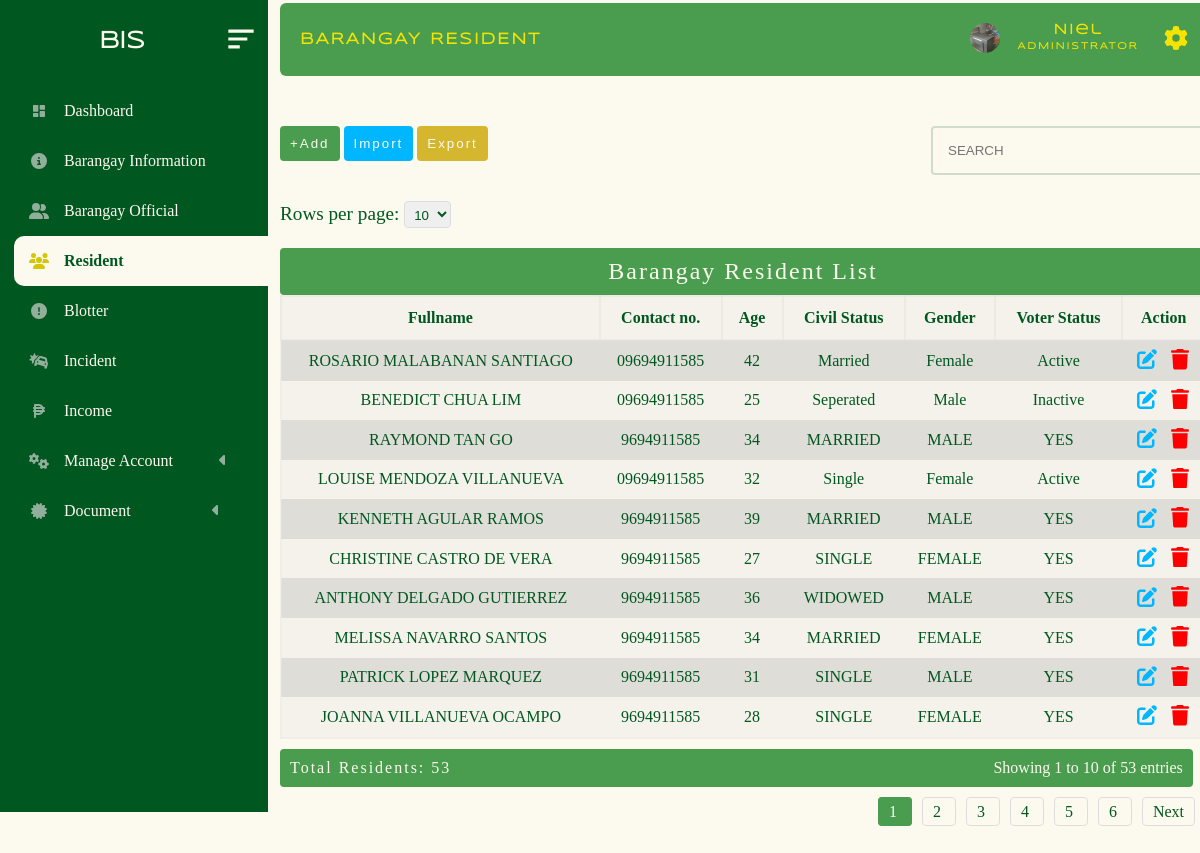
/administrator/admin_panel/resident.php (signed in), run on an earlier commit of the app's database.
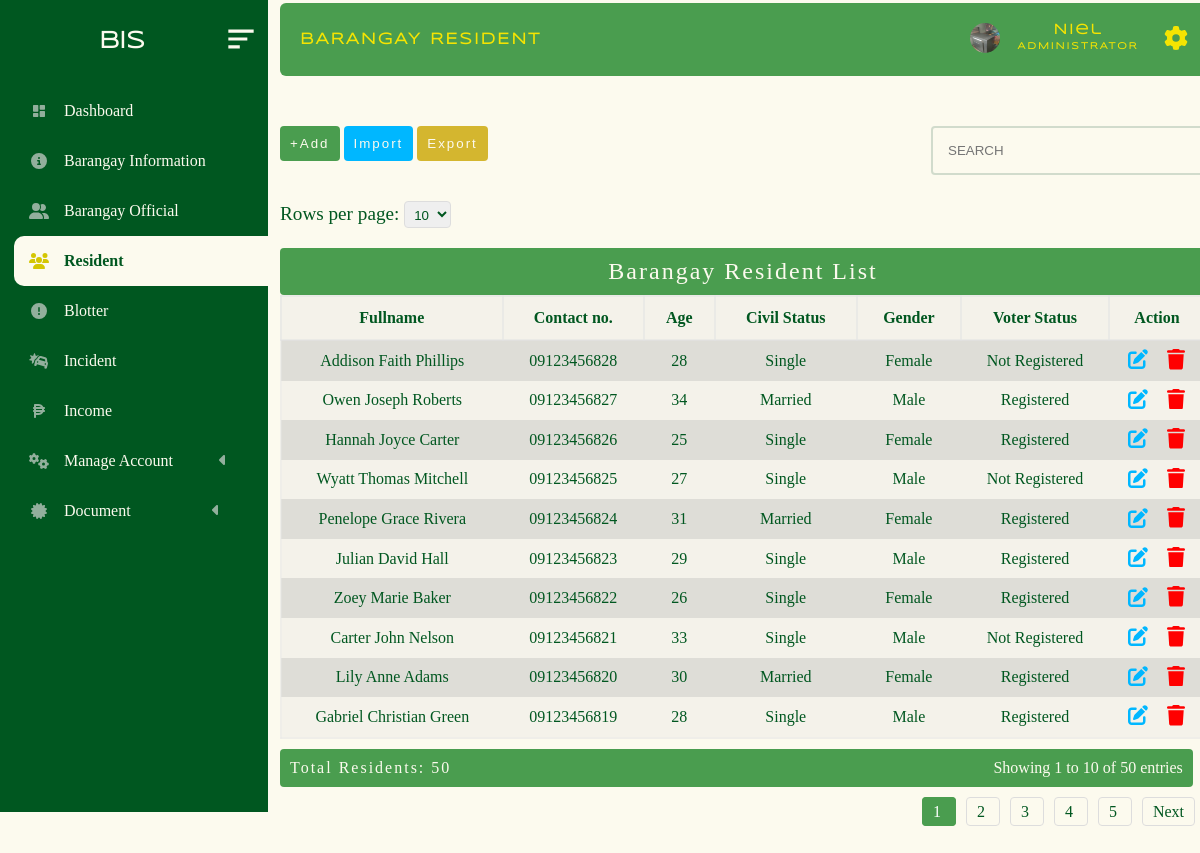
And on a later commit of the database.
### tables this page shows
CREATE TABLE `barangay_resident` (
  `id` bigint(11) NOT NULL,
  `firstname` varchar(200) NOT NULL,
  `middlename` varchar(200) NOT NULL,
  `lastname` varchar(200) NOT NULL,
  `house_no` varchar(200) NOT NULL,
  `place_of_birth` varchar(200) NOT NULL,
  `birthday` date NOT NULL,
  `age` int(200) NOT NULL,
  `civil_status` varchar(200) NOT NULL,
  `gender` varchar(200) NOT NULL,
  `voter_status` varchar(200) NOT NULL,
  `email` varchar(200) NOT NULL,
  `contact_no` varchar(200) NOT NULL,
  `occupation` varchar(200) NOT NULL,
  `citizenship` varchar(200) NOT NULL,
  `sitio_pook` varchar(200) NOT NULL
);

### administrator/admin_panel/brgy_resident_folder/table.php (the view, shortened to what this page needs)
<!DOCTYPE html>
<html lang="en">
<head>
</head>
<body>
<?php
require("../../database/conn_db.php");
$page = isset($_GET['page']) ? max(1, (int)$_GET['page']) : 1;
$limit = isset($_GET['limit']) ? max(1, (int)$_GET['limit']) : 10;
$offset = ($page - 1) * $limit;
$countQuery = "SELECT COUNT(*) AS total FROM barangay_resident";
$countResult = $conn->query($countQuery);
$totalRows = $countResult->fetch_assoc()['total'];
$totalPages = max(1, ceil($totalRows / $limit));
$startRow = ($page - 1) * $limit + 1;
$endRow = min($page * $limit, $totalRows);
$sql = "SELECT * FROM barangay_resident ORDER BY id DESC LIMIT $limit OFFSET $offset";
$result = $conn->query($sql);
if ($result->num_rows > 0) { ?>
    <div class="limit-selector">
        <form method="GET" action="">
            <label for="limit">Rows per page:</label>
            <select name="limit" id="limit" onchange="this.form.submit()">
                <option value="10" <?php if ($limit == 10) echo 'selected'; ?>>10</option>
            </select>
        </form>
    </div>
    <table>
        <caption>Barangay Resident List</caption>
        <tr>
            <th>Fullname</th>
            <th>Contact no.</th>
            <th>Age</th>
            <th>Civil Status</th>
            <th>Gender</th>
            <th>Voter Status</th>
            <th>Action</th>
        </tr>
        <?php while ($row = $result->fetch_assoc()) {
            $firstname = $row["firstname"];
            $middlename = $row["middlename"];
            $lastname = $row["lastname"];
            $age = $row["age"];
            $civil_status = $row["civil_status"];
            $gender = $row["gender"];
            $voter_status = $row["voter_status"];
            $contact_no = $row["contact_no"];
        ?>
        <tr class="table_hover">
            <td><?php echo $firstname . " " . $middlename . " " . $lastname; ?></td>
            <td><?php echo $contact_no; ?></td>
            <td><?php echo $age; ?></td>
            <td><?php echo $civil_status; ?></td>
            <td><?php echo $gender; ?></td>
            <td><?php echo $voter_status; ?></td>
            <td>
                                <div id = "form_up_del_official">
                                       <button  id = "update_official_btn" class = "update_btn" data-id= <?php echo $row ["id"] ?>></button>
                                       <button id = "delete_official_btn" class = "delete_btn" data-id= <?php echo $row ["id"] ?>></button>
                                   </div>
            </td>
        </tr>
        <?php } ?>
    </table>
    <div class="table-footer">
        <div class="total-count">Total Residents: <?php echo $totalRows; ?></div>
        <div class="pagination-info">
            Showing <?php echo $startRow; ?> to <?php echo $endRow; ?> of <?php echo $totalRows; ?> entries
        </div>
    </div>
    <div class="pagination">
        <?php for ($i = 1; $i <= $totalPages; $i++): ?>
            <a href="?page=<?php echo $i; ?>&limit=<?php echo $limit; ?>" class="<?php echo $i == $page ? 'active' : ''; ?>">
                <?php echo $i; ?>
            </a>
        <?php endfor; ?>
        <?php if ($page < $totalPages): ?>
            <a href="?page=<?php echo $page + 1; ?>&limit=<?php echo $limit; ?>">Next</a>
        <?php endif; ?>
    </div>
<?php }
?>
        <?php include("update_temp.php"); ?>
</body>
</html>

What changed in the data, as far as the page shows it:
removed barangay_resident: firstname "ROSARIO", middlename "MALABANAN", lastname "SANTIAGO", contact_no "09694911585", age "42", civil_status "Married", gender "Female", voter_status "Active"
removed barangay_resident: firstname "BENEDICT", middlename "CHUA", lastname "LIM", contact_no "09694911585", age "25", civil_status "Seperated", gender "Male", voter_status "Inactive"
removed barangay_resident: firstname "RAYMOND", middlename "TAN", lastname "GO", contact_no "9694911585", age "34", civil_status "MARRIED", gender "MALE", voter_status "YES"
changed barangay_resident: firstname "LOUISE" → "Addison"; middlename "MENDOZA" → "Faith"; lastname "VILLANUEVA" → "Phillips"; contact_no "09694911585" → "09123456828"; age "32" → "28"; voter_status "Active" → "Not Registered"
changed barangay_resident: firstname "KENNETH" → "Owen"; middlename "AGULAR" → "Joseph"; lastname "RAMOS" → "Roberts"; contact_no "9694911585" → "09123456827"; age "39" → "34"; civil_status "MARRIED" → "Married"; gender "MALE" → "Male"; voter_status "YES" → "Registered"
changed barangay_resident: firstname "CHRISTINE" → "Hannah"; middlename "CASTRO" → "Joyce"; lastname "DE VERA" → "Carter"; contact_no "9694911585" → "09123456826"; age "27" → "25"; civil_status "SINGLE" → "Single"; gender "FEMALE" → "Female"; voter_status "YES" → "Registered"
changed barangay_resident: firstname "ANTHONY" → "Wyatt"; middlename "DELGADO" → "Thomas"; lastname "GUTIERREZ" → "Mitchell"; contact_no "9694911585" → "09123456825"; age "36" → "27"; civil_status "WIDOWED" → "Single"; gender "MALE" → "Male"; voter_status "YES" → "Not Registered"
changed barangay_resident: firstname "MELISSA" → "Penelope"; middlename "NAVARRO" → "Grace"; lastname "SANTOS" → "Rivera"; contact_no "9694911585" → "09123456824"; age "34" → "31"; civil_status "MARRIED" → "Married"; gender "FEMALE" → "Female"; voter_status "YES" → "Registered"
changed barangay_resident: firstname "PATRICK" → "Julian"; middlename "LOPEZ" → "David"; lastname "MARQUEZ" → "Hall"; contact_no "9694911585" → "09123456823"; age "31" → "29"; civil_status "SINGLE" → "Single"; gender "MALE" → "Male"; voter_status "YES" → "Registered"
changed barangay_resident: firstname "JOANNA" → "Zoey"; middlename "VILLANUEVA" → "Marie"; lastname "OCAMPO" → "Baker"; contact_no "9694911585" → "09123456822"; age "28" → "26"; civil_status "SINGLE" → "Single"; gender "FEMALE" → "Female"; voter_status "YES" → "Registered"
now on this page (row edited): barangay_resident: firstname "Carter", middlename "John", lastname "Nelson", contact_no "09123456821", age "33", civil_status "Single", gender "Male", voter_status "Not Registered"
now on this page (row edited): barangay_resident: firstname "Lily", middlename "Anne", lastname "Adams", contact_no "09123456820", age "30", civil_status "Married", gender "Female", voter_status "Registered"
now on this page (row edited): barangay_resident: firstname "Gabriel", middlename "Christian", lastname "Green", contact_no "09123456819", age "28", civil_status "Single", gender "Male", voter_status "Registered"
Also different on the page:
$totalRows: "53" → "50"
list line gone: "6"
